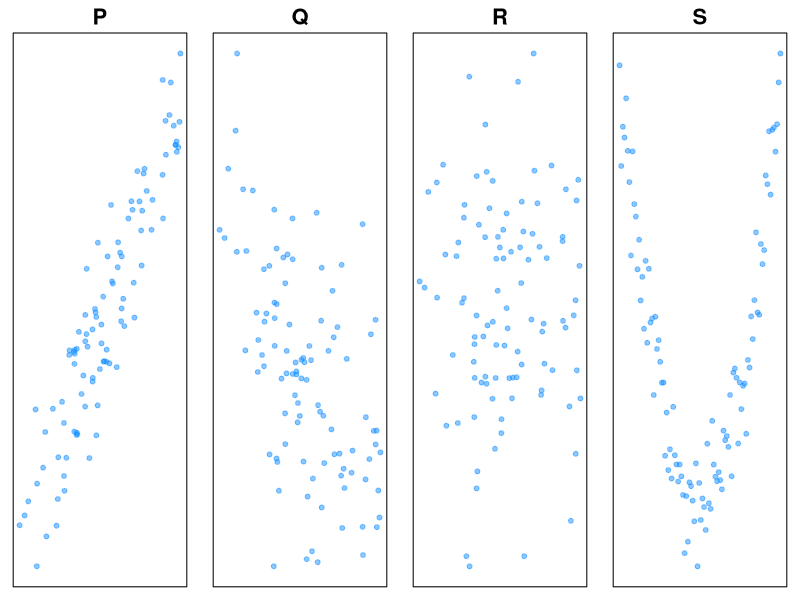

The R source for this figure:
## ---- chunk 1
set.seed(2)
n <- 100
x <- rnorm(n)
xs <- seq(-2, 2, length.out = n)
panels <- list(
  P = list(x = x, y = 0.9 * x + sqrt(1 - 0.9^2) * rnorm(n)),
  Q = list(x = x, y = -0.5 * x + sqrt(1 - 0.5^2) * rnorm(n)),
  R = list(x = x, y = rnorm(n)),
  S = list(x = xs, y = xs^2 + rnorm(n, 0, 0.3))
)
par(mfrow = c(1, 4), mar = c(1, 1, 2.5, 1))
for (nm in names(panels)) {
  plot(
    panels[[nm]]$x, panels[[nm]]$y,
    main = nm, cex.main = 2, xlab = "", ylab = "",
    xaxt = "n", yaxt = "n", pch = 19, col = "#1b91ff80"
  )
}
